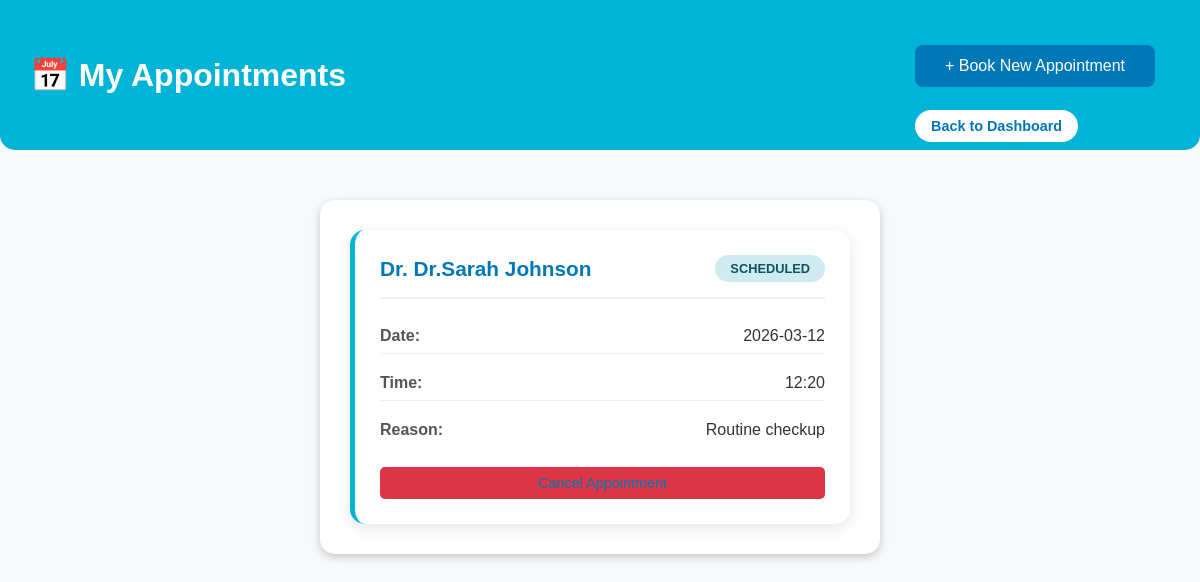
Screenshot of /appointments (signed in) with the database file from the repository.
### tables this page shows
CREATE TABLE appointments (
            id INTEGER PRIMARY KEY AUTOINCREMENT,
            username TEXT NOT NULL,
            doctor TEXT NOT NULL,
            date TEXT NOT NULL,
            time TEXT NOT NULL,
            reason TEXT
        );

### app.py (the view)
@app.route('/appointments')
def view_appointments():
    if 'username' not in session:
        return redirect(url_for('login'))
    username = session['username']
    conn = sqlite3.connect('users.db')
    cur = conn.cursor()
    cur.execute("SELECT * FROM appointments WHERE username = ? ORDER BY date, time", (username,))
    appointments = cur.fetchall()
    conn.close()
    return render_template('appointments.html', appointments=appointments)

### templates/appointments.html (shortened to what this page needs)
<!DOCTYPE html>
<html lang="en">
<head>
    <link rel="stylesheet" href="{{ url_for('static', filename='style.css') }}">
</head>
<body>
    <header class="dashboard-header">
        <h1>📅 My Appointments</h1>
        <div>
            <a href="{{ url_for('book_appointment') }}" class="btn" style="margin-right: 15px;">+ Book New Appointment</a>
            <a href="{{ url_for('dashboard') }}" class="logout-btn">Back to Dashboard</a>
        </div>
    </header>
    <main class="container">
        {% if appointments %}
            <div class="appointments-list">
                {% for appointment in appointments %}
                <div class="appointment-card">
                    <div class="appointment-header">
                        <h3>Dr. {{ appointment[2] }}</h3>
                        <span class="status {{ appointment[6].lower() if appointment[6] else 'scheduled' }}">
                            {{ appointment[6] if appointment[6] else 'Scheduled' }}
                        </span>
                    </div>
                    <div class="appointment-details">
                        <div class="detail-row">
                            <span class="label">Date:</span>
                            <span class="value">{{ appointment[3] }}</span>
                        </div>
                        <div class="detail-row">
                            <span class="label">Time:</span>
                            <span class="value">{{ appointment[4] }}</span>
                        </div>
                        <div class="detail-row">
                            <span class="label">Reason:</span>
                            <span class="value">{{ appointment[5] if appointment[5] else 'General Consultation' }}</span>
                        </div>
                    </div>
                    <div class="appointment-actions">
                        <a href="{{ url_for('cancel_appointment', appointment_id=appointment[0]) }}"
                           class="btn-danger"
                           onclick="return confirm('Are you sure you want to cancel this appointment?')">
                        </a>
                    </div>
                </div>
                {% endfor %}
            </div>
        {% else %}
            <div class="empty-state">
                <h2>No appointments scheduled</h2>
                <p>You don't have any upcoming appointments.</p>
                <a href="{{ url_for('book_appointment') }}" class="btn">Book Your First Appointment</a>
            </div>
        {% endif %}
    </main>
</body>
</html>

### static/style.css (style rules this page uses)
body { font-family: 'Poppins', sans-serif; margin: 0; background-color: #f8f9fa; color: #333; }
header { background-color: #0077b6; color: white; padding: 15px 0; }
.logout-btn { padding: 8px 18px; background-color: #00b4d8; color: white; border: none; border-radius: 20px; cursor: pointer; font-size: 0.9em; transition: 0.3s; }
.dashboard-header { display: flex; justify-content: space-between; align-items: center; background-color: #00b4d8; color: white; padding: 15px 30px; border-radius: 0 0 15px 15px; }
.logout-btn { background-color: white; color: #0077b6; padding: 8px 16px; border-radius: 25px; text-decoration: none; font-weight: 600; transition: 0.3s; }
.btn { display: block; width: 200px; margin: 30px auto; padding: 12px 20px; background-color: #0077b6; color: white; text-decoration: none; border: none; border-radius: 8px; font-size: 1em; cursor: pointer; transition: 0.3s; text-align: center; }
.container { max-width: 500px; margin: 50px auto; padding: 30px; background-color: white; border-radius: 15px; box-shadow: 0 3px 10px rgba(0,0,0,0.2); }
.container a { display: block; text-align: center; margin-top: 20px; color: #0077b6; text-decoration: none; }
.status { padding: 5px 12px; border-radius: 20px; font-size: 0.8em; font-weight: 600; }
.detail-row { display: flex; justify-content: space-between; padding: 8px 0; border-bottom: 1px solid #f0f0f0; }
.detail-row:last-child { border-bottom: none; }
.label { font-weight: 600; color: #555; }
.value { color: #333; }
.btn-danger { background-color: #dc3545; color: white; padding: 8px 16px; border-radius: 5px; text-decoration: none; font-size: 0.9em; }
.appointments-list { display: flex; flex-direction: column; gap: 20px; max-width: 800px; margin: 0 auto; }
.appointment-card { background: white; border-radius: 15px; padding: 25px; box-shadow: 0 4px 15px rgba(0,0,0,0.1); border-left: 5px solid #00b4d8; transition: transform 0.3s ease; }
.appointment-header { display: flex; justify-content: space-between; align-items: center; margin-bottom: 20px; padding-bottom: 15px; border-bottom: 2px solid #f0f0f0; }
.appointment-header h3 { color: #0077b6; margin: 0; font-size: 1.3em; }
.appointment-details { display: flex; flex-direction: column; gap: 12px; margin-bottom: 20px; }
.appointment-actions { text-align: right; }
.status { padding: 6px 15px; border-radius: 20px; font-size: 0.8em; font-weight: 600; text-transform: uppercase; }
.status.scheduled { background-color: #d1ecf1; color: #0c5460; }

### rows the page displays
appointments: doctor "Dr.Sarah Johnson", appointment "SCHEDULED", date "2026-03-12", time "12:20", reason "Routine checkup"
